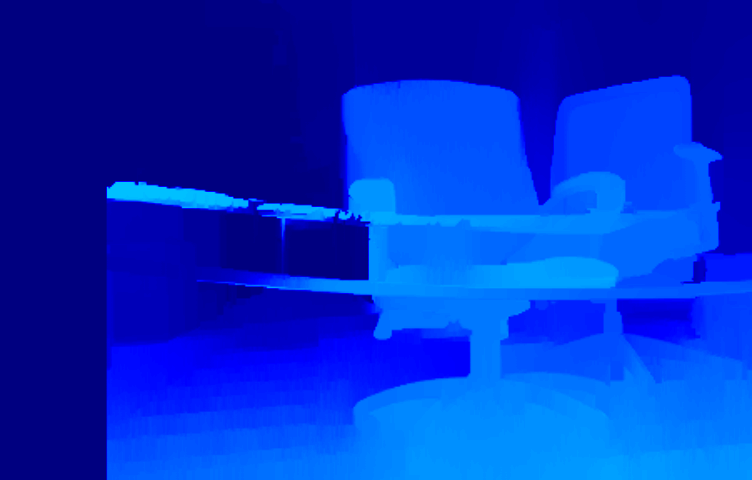
#> input picture python/blue.png, 752 x 480 px
$ python test2.py
#> lines starting #> are read from the running program, lines starting #| are printed output that depends on the picture
import matplotlib.pyplot as plt
import matplotlib.image as mpimg
import numpy as np
import cv2

image = mpimg.imread('blue.png')
#> image is the input picture: shape (480, 752, 3) float32; mean R, G, B 0, 0.18, 0.788

gray = cv2.cvtColor(image, cv2.COLOR_RGB2GRAY)
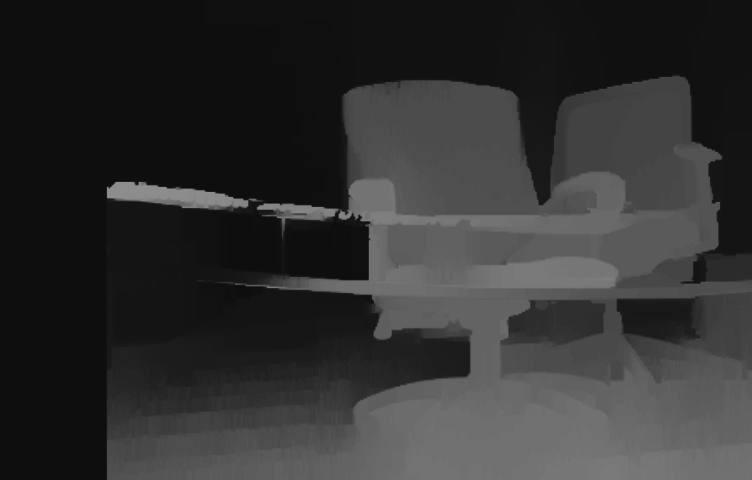
#> gray: shape (480, 752) float32; min 0.0572, max 0.556, mean 0.196

kernel_size = 3
blur_gray = cv2.GaussianBlur(gray,(kernel_size, kernel_size), 0)

low_threshold = 10
high_threshold = 50
#> (the run stopped early here; a loop or call above may not have finished)
